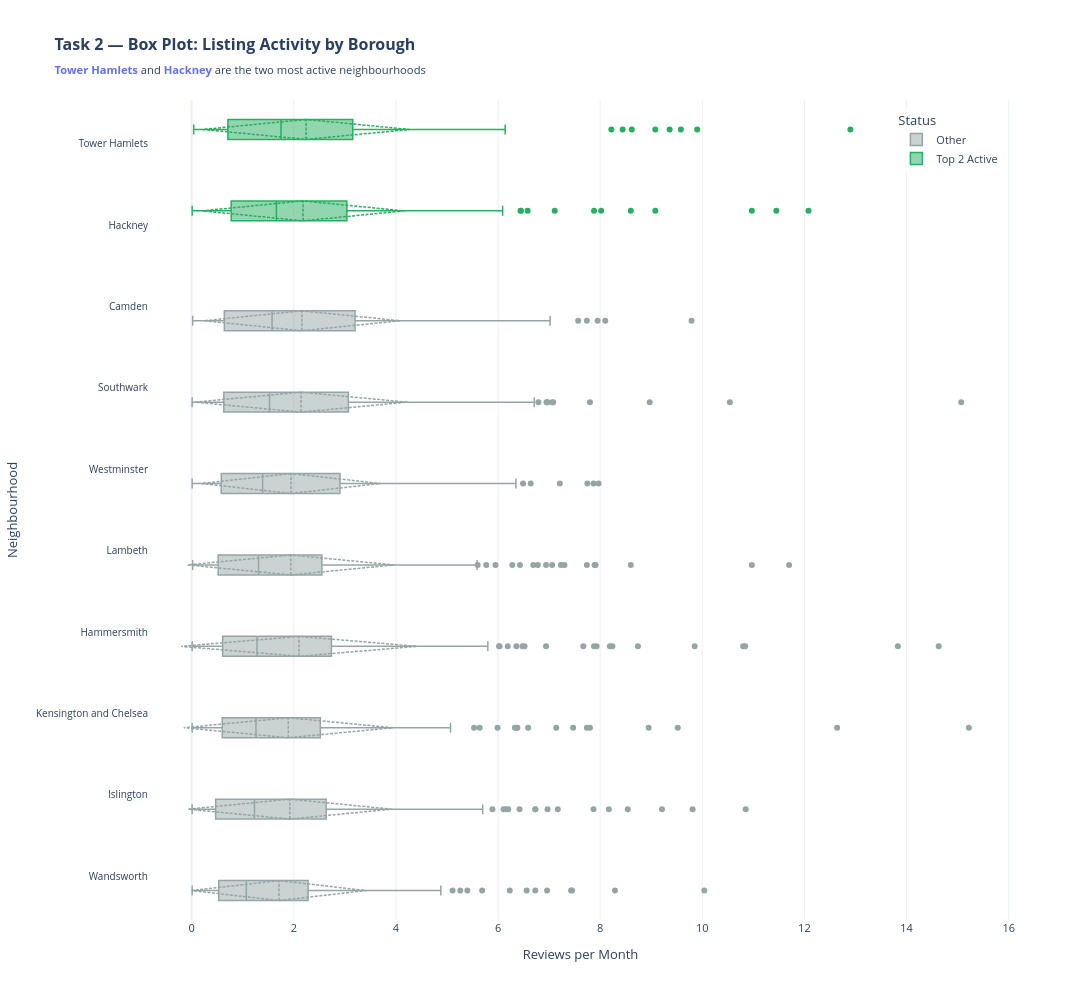

The code cell stored with this chart in its notebook:
### Markdown cell above
## Task 2 — Box plot: listing activity by borough

**What to build:** A **horizontal box plot** comparing listing activity (reviews per month) across London boroughs — reviews per month is a proxy for how frequently a listing is booked.

**Requirements:**
- Horizontal orientation (borough names are long)
- Sorted by median reviews per month (most active at top)
- Highlight the **two most active** boroughs in a different colour
- Outliers shown as individual points
- Insight title naming the two busiest boroughs

> 💡 Some listings have zero reviews — these are new or inactive listings. Filter them out with before plotting

### Code cell
import pandas as pd
import numpy as np
import plotly.express as px
import warnings
warnings.filterwarnings('ignore')

# Load the data
df = pd.read_csv('../data/airbnb_london.csv')

print("Dataset shape:", df.shape)
print("\nFirst few rows:")
print(df.head())

# ============================================================================
# TASK 2: BOX PLOT - Listing Activity by Neighbourhood (HORIZONTAL)
# ============================================================================

print(f"\n{'='*70}")
print("TASK 2: Box Plot - Listing Activity by Neighbourhood")
print(f"{'='*70}")

# Filter out inactive listings (reviews_per_month > 0)
df_active = df[df['reviews_per_month'] > 0].copy()
print(f"\nActive listings (reviews_per_month > 0): {len(df_active)} out of {len(df)}")
print(f"Number of neighbourhoods: {df_active['neighbourhood'].nunique()}")

# Calculate median for each neighbourhood to sort
neighbourhood_medians = df_active.groupby('neighbourhood')['reviews_per_month'].median().sort_values(ascending=False)

print(f"\nTop 10 neighbourhoods by median reviews/month:")
print(neighbourhood_medians.head(10))

# Get top 2 neighbourhoods (most active)
top_two = neighbourhood_medians.head(2).index.tolist()
print(f"\n🏆 Top 2 most active neighbourhoods: {top_two[0]}, {top_two[1]}")

# Create a category for coloring top 2
df_active['is_top_two'] = df_active['neighbourhood'].apply(lambda x: 'Top 2 Active' if x in top_two else 'Other')

# Sort neighbourhoods by median for proper display order
neighbourhood_order = neighbourhood_medians.index.tolist()

# Create horizontal box plot using px.box
fig = px.box(
    df_active,
    y='neighbourhood',
    x='reviews_per_month',
    color='is_top_two',
    orientation='h',
    category_orders={'neighbourhood': neighbourhood_order},
    points='outliers',
    title='<b>Task 2 — Box Plot: Listing Activity by Borough</b><br>' +
          f'<sub><span style="color:#636EFA"><b>{top_two[0]}</b></span> and <span style="color:#636EFA"><b>{top_two[1]}</b></span> are the two most active neighbourhoods</sub>',
    labels={'reviews_per_month': 'Reviews per Month', 'neighbourhood': 'Neighbourhood', 'is_top_two': 'Status'},
    color_discrete_map={'Top 2 Active': '#27ae60', 'Other': '#95a5a6'},
    template='plotly_white'
)

# Update layout for better visualization
fig.update_layout(
    xaxis_title='Reviews per Month',
    yaxis_title='Neighbourhood',
    width=1200,
    height=1000,
    font=dict(size=11),
    hovermode='closest',
    yaxis=dict(
        tickfont=dict(size=10)
    ),
    xaxis=dict(tickfont=dict(size=11)),
    legend=dict(
        title='Status',
        x=0.99,
        y=0.99,
        xanchor='right',
        yanchor='top',
        bgcolor='rgba(255,255,255,0.8)'
    ),
    title_font_size=16
)

# Update traces
fig.update_traces(
    boxmean='sd',  # Show mean and standard deviation
    marker=dict(size=6),
    line=dict(width=1.5)
)

fig.show()
fig.write_html('task2_box_plot.html')
print("\n✅ Task 2 visualization saved as 'task2_box_plot.html'")

# ============================================================================
# SUMMARY STATISTICS
# ============================================================================

print(f"\n{'='*70}")
print("SUMMARY STATISTICS - TASK 2")
print(f"{'='*70}")

neighbourhood_stats = df_active.groupby('neighbourhood').agg({
    'reviews_per_month': ['median', 'mean', 'std', 'min', 'max', 'count']
}).round(2)

neighbourhood_stats.columns = ['median', 'mean', 'std', 'min', 'max', 'count']
neighbourhood_stats = neighbourhood_stats.sort_values('median', ascending=False)

print(f"\nTop 10 Neighbourhoods by Listing Activity:")
print(f"\n{'Neighbourhood':<30} {'Median':<12} {'Mean':<12} {'Std Dev':<12} {'Min':<10} {'Max':<10} {'Listings':<10}")
print(f"{'-'*95}")

for idx, (neighbourhood, row) in enumerate(neighbourhood_stats.head(10).iterrows()):
    marker = "🏆 " if neighbourhood in top_two else "   "
    print(f"{marker}{neighbourhood:<27} {row['median']:<11.2f} {row['mean']:<11.2f} {row['std']:<11.2f} {row['min']:<9.2f} {row['max']:<9.2f} {int(row['count']):<9}")

print(f"\n✅ Complete!")

### Figure 1 — Plotly figure (JSON) as saved in the notebook; plotly's stock layout.template omitted (floating-point values rounded to 4 significant figures; data arrays with more than 128 entries replaced by an {"elided": "..."} marker saying what was removed)
{"data": [{"alignmentgroup": "True", "boxmean": "sd", "boxpoints": "outliers", "hovertemplate": "Status=Other<br>Reviews per Month=%{x}<br>Neighbourhood=%{y}<extra></extra>", "legendgroup": "Other", "line": {"width": 1.5}, "marker": {"color": "#95a5a6", "size": 6}, "name": "Other", "notched": false, "offsetgroup": "Other", "orientation": "h", "showlegend": true, "type": "box", "x": {"elided": "1984 float values"}, "x0": " ", "xaxis": "x", "y": {"elided": "1984 str values"}, "y0": " ", "yaxis": "y"}, {"alignmentgroup": "True", "boxmean": "sd", "boxpoints": "outliers", "hovertemplate": "Status=Top 2 Active<br>Reviews per Month=%{x}<br>Neighbourhood=%{y}<extra></extra>", "legendgroup": "Top 2 Active", "line": {"width": 1.5}, "marker": {"color": "#27ae60", "size": 6}, "name": "Top 2 Active", "notched": false, "offsetgroup": "Top 2 Active", "orientation": "h", "showlegend": true, "type": "box", "x": {"elided": "511 float values"}, "x0": " ", "xaxis": "x", "y": {"elided": "511 str values"}, "y0": " ", "yaxis": "y"}], "layout": {"boxmode": "group", "font": {"size": 11}, "height": 1000, "hovermode": "closest", "legend": {"bgcolor": "rgba(255,255,255,0.8)", "title": {"text": "Status"}, "tracegroupgap": 0, "x": 0.99, "xanchor": "right", "y": 0.99, "yanchor": "top"}, "title": {"font": {"size": 16}, "text": "<b>Task 2 — Box Plot: Listing Activity by Borough</b><br><sub><span style=\"color:#636EFA\"><b>Tower Hamlets</b></span> and <span style=\"color:#636EFA\"><b>Hackney</b></span> are the two most active neighbourhoods</sub>"}, "width": 1200, "xaxis": {"anchor": "y", "domain": [0, 1], "tickfont": {"size": 11}, "title": {"text": "Reviews per Month"}}, "yaxis": {"anchor": "x", "categoryarray": ["Wandsworth", "Islington", "Kensington and Chelsea", "Hammersmith", "Lambeth", "Westminster", "Southwark", "Camden", "Hackney", "Tower Hamlets"], "categoryorder": "array", "domain": [0, 1], "tickfont": {"size": 10}, "title": {"text": "Neighbourhood"}}}}
